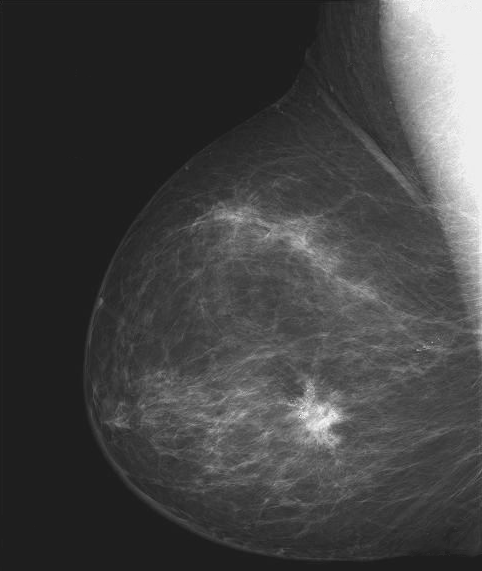
#> input picture imagens/Fig0304(a)(breast_digital_Xray).tif, 482 x 571 px, found by its file name
$ jupyter execute --allow-errors PDI.ipynb
#> lines starting #> are read from the running program, lines starting #| are printed output that depends on the picture
[cell 1]
import cv2
import numpy as np
import matplotlib.colors as cl

import sys
sys.path.insert(1, '../Python')

from function1 import *

import time

[cell 2]
def read_image(path, mod=0):
#> called with path = 'Fig0304(a)(breast_digital_Xray).tif', mod = 0
    BGR_im = cv2.imread(path, mod)
#> BGR_im is the input picture: shape (571, 482); min 21, max 255, mean 66.7
    RGB_img = cv2.cvtColor(BGR_im, cv2.COLOR_BGR2RGB)
    # corrigir esses nomes de variáveis
    if mod == 1:
        RGB_img = cv2.cvtColor(RGB_img, cv2.COLOR_BGR2GRAY)
    return RGB_img

def show_image(im, wk=0, name='image'):
    cv2.imshow(name, im, gray)
    cv2.waitKey(wk)
    cv2.destroyAllWindows()

[cell 3]
path = "Fig0304(a)(breast_digital_Xray).tif"

im = read_image(path)
#> (the rest of this cell did not finish here and is left out)

[cell 4]
im

#> (a cell that did not finish here is left out)

[cell 6]
im3 = im.astype(np.int8)

[cell 7]
im4 = -im3
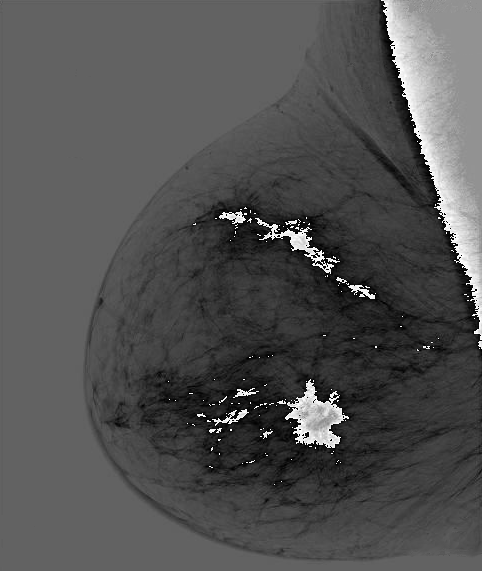
#> im4: shape (571, 482, 3) int8; min -128, max 127, mean -46.7; drawn with min black and max white
#> (the rest of this cell did not finish here and is left out)


#> (a cell that did not finish here is left out)


## Escala Logarítmica

### Método em Aula

[cell 9]
im_double = np.double(im)/255
#show_image(im_double, name='Double')  # cv2 passa para a plca convertida para 255
# se você somar im_double + 1, a conevrsão automática corta tudo para 255
# que ultrapassar o valor 1, já que o tipo double é maior que byte
# portnto a tela ficará branca
#> (the rest of this cell did not finish here and is left out)


[cell 10]
np.double(im)/255

#> (a cell that did not finish here is left out)

#> (a cell that did not finish here is left out)

### Método em Vídeo

[cell 13]
im_log = np.log(1+ im)
#> im_log: shape (571, 482, 3) float16; 0% of the values are NaN or infinite; the others: min 3.09, max 5.53, mean 4.04

[cell 14]
im_log

[cell 15]
c = 255/(np.log(255 + 1))
c*im_log

#> (a cell that did not finish here is left out)

## Compactando em Funções

[cell 17]
# [13 lines left out: functions log_clarea, log_escu, not called in this run]

### Aplicando

#> (a cell that did not finish here is left out)

show_image(praia)

#> (a cell that did not finish here is left out)

[cell 20]
def log_transf(im, c=1, i=1):  # altera contraste e brilho
    show_image(c * (np.log(np.double(im)/255 + i)))

def gama_trans(im, c=1, i=1):  # escurecedor
    show_image(c * ((np.double(im)/255) ** i))

#> (a cell that did not finish here is left out)

# Filtragem Espacial

## Convolução

[cell 22]
# tá muito errado
# [26 lines left out: function convolution, not called in this run]

[cell 23]
from skimage.exposure import rescale_intensity
import numpy as np
import argparse
import cv2

[cell 24]
# [35 lines left out: function convolve, not called in this run]

#> (a cell that did not finish here is left out)

[cell 26]
img = read_image("../imagens/Fig0343(a)(skeleton_orig).tif")
#> call 3 of read_image, with path = '../imagens/Fig0343(a)(skeleton_orig).tif', mod = 0
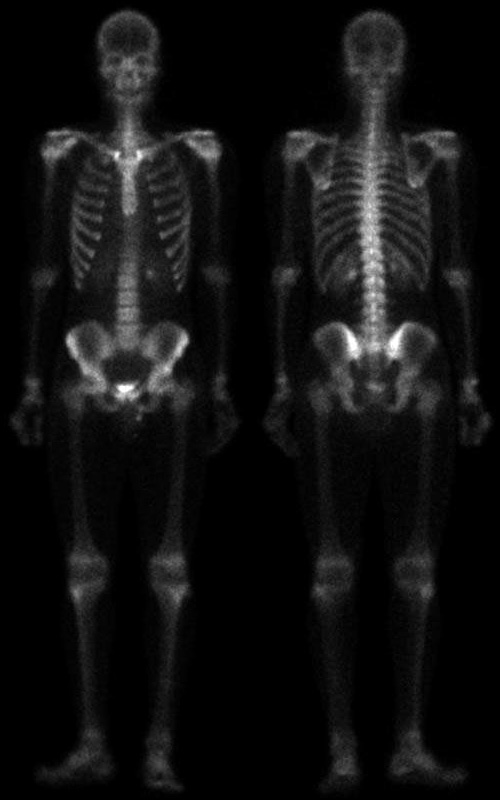
#> input picture imagens/Fig0343(a)(skeleton_orig).tif, 500 x 800 px, found by its file name
#> in read_image, BGR_im is the input picture: shape (800, 500); min 0, max 255, mean 17.2
